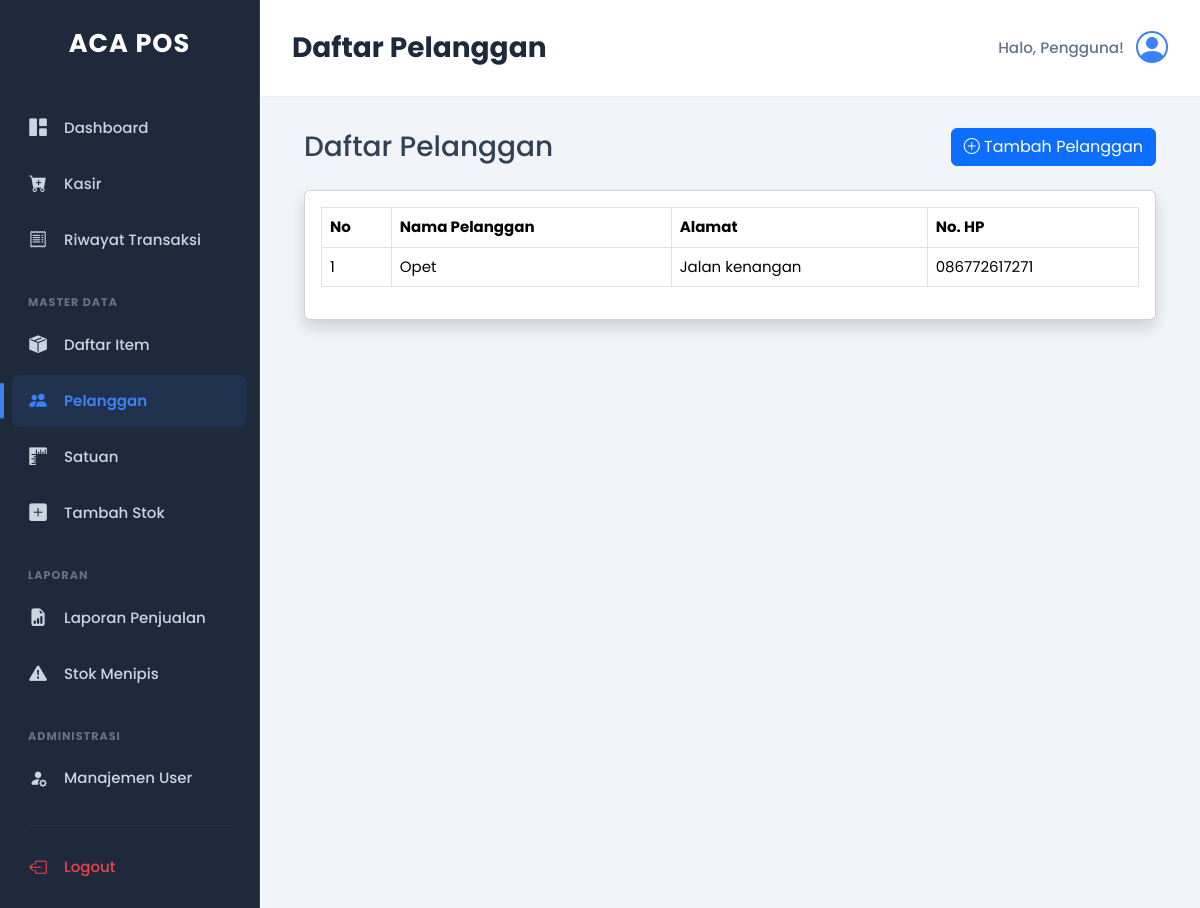
Page /master_data/pelanggan.php (signed in) on the committed database.
### tables this page shows
CREATE TABLE `pelanggan` (
  `id_pelanggan` int(11) NOT NULL,
  `nama_pelanggan` varchar(100) NOT NULL,
  `alamat` text DEFAULT NULL,
  `no_hp` varchar(20) DEFAULT NULL
);

### master_data/pelanggan.php (the view, shortened to what this page needs)
<?php
include __DIR__ . '/../template/header.php';
include __DIR__ . '/../template/sidebar.php';
?>
<div class="container-fluid">
    <div class="d-sm-flex align-items-center justify-content-between mb-4">
        <h1 class="h3 mb-0 text-gray-800">Daftar Pelanggan</h1>
        <button class="btn btn-primary" data-bs-toggle="modal" data-bs-target="#tambahPelangganModal">
            <i class="bi bi-plus-circle"></i> Tambah Pelanggan
        </button>
    </div>
    <div class="card shadow mb-4">
        <div class="card-body">
            <div class="table-responsive">
                <table class="table table-bordered" id="dataTable" width="100%" cellspacing="0">
                    <thead>
                        <tr>
                            <th>No</th>
                            <th>Nama Pelanggan</th>
                            <th>Alamat</th>
                            <th>No. HP</th>
                        </tr>
                    </thead>
                    <tbody>
                        <?php
                        $query = mysqli_query($koneksi, "SELECT * FROM pelanggan ORDER BY nama_pelanggan ASC");
                        $no = 1;
                        while ($data = mysqli_fetch_assoc($query)) {
                        ?>
                            <tr>
                                <td><?= $no++; ?></td>
                                <td><?= htmlspecialchars($data['nama_pelanggan']); ?></td>
                                <td><?= htmlspecialchars($data['alamat']); ?></td>
                                <td><?= htmlspecialchars($data['no_hp']); ?></td>
                            </tr>
                        <?php } ?>
                    </tbody>
                </table>
            </div>
        </div>
    </div>
</div>
<?php
include __DIR__ . '/../template/footer.php';
?>

### assets/css/style.css (style rules this page uses)
:root { --primary-color: #3b82f6; --primary-color-light: rgba(59, 130, 246, 0.1); --sidebar-bg: #1e293b; --sidebar-text: #cbd5e1; --sidebar-text-hover: #ffffff; --sidebar-link-active-text: var(--primary-color); --sidebar-link-active-bg: var(--primary-color-light); --sidebar-separator: #334155; --main-bg: #f1f5f9; --content-bg: #ffffff; --text-color: #334155; --text-muted: #64748b; --border-color: #e2e8f0; --danger-color: #ef4444; --danger-hover-bg: rgba(239, 68, 68, 0.1); --font-family: 'Poppins', -apple-system, BlinkMacSystemFont, "Segoe UI", Roboto, "Helvetica Neue", Arial, sans-serif; --shadow-sm: 0 1px 2px 0 rgb(0 0 0 / 0.05); --shadow-md: 0 4px 6px -1px rgb(0 0 0 / 0.1), 0 2px 4px -2px rgb(0 0 0 / 0.1); }
body { background-color: var(--main-bg); color: var(--text-color); font-family: var(--font-family); font-size: 15px; }

### rows in the picture
pelanggan: nama_pelanggan "Opet", alamat "Jalan kenangan", no_hp "086772617271"

### other values in the picture
$title "Daftar Pelanggan"
$nama_user "Pengguna"
